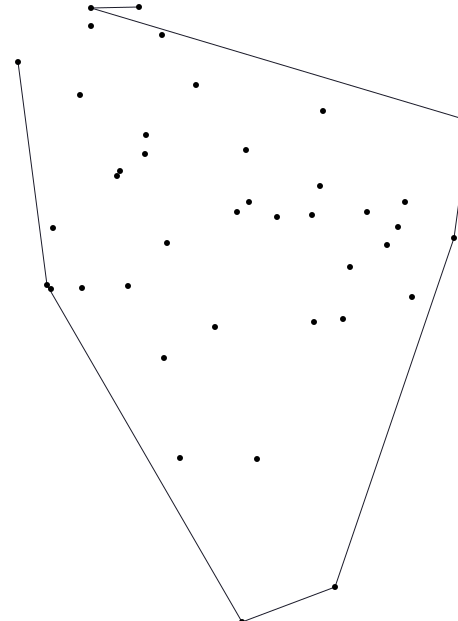

Source code (Python):
import random
import svgwrite

# normal distribution
norm_npoints = 500
mu = 200
sigmas = [10, 20, 50, 100] # std. deviation
offset = 100 # to see points with negative coords

# uniform
uni_npoints = 100
uni_range = 500

def render(sigma, lines, points):
    dwg = svgwrite.Drawing('hull_' + str(sigma) + '.svg', profile='tiny')
    stroke = svgwrite.rgb(10,10,16,'%')

    for f, t in lines:
        dwg.add(dwg.line(f, t, stroke=stroke))

    for p in points:
        dwg.add(dwg.circle(p, r = 3))

    dwg.save()

# See https://docs.python.org/3.4/library/random.html
def norm_rand_point(sigma):
    x = random.normalvariate(mu, sigma) + offset
    y = random.normalvariate(mu, sigma) + offset
    return round(x), round(y)

def uni_rand_point():
    x = random.randint(0, uni_range)
    y = random.randint(0, uni_range)
    return x, y

# Graham scan, http://en.wikipedia.org/wiki/Graham_scan
def orientation(p1, p2, p3):
    # >0    if p1, p2, p3 are cw
    # <0    if ccw
    #  0    if colinear
    return (p2[0] - p1[0])*(p3[1] - p1[1]) - (p2[1] - p1[1])*(p3[0] - p1[0])

def hull(points):
    points.sort(key=lambda p: p[1])
    top, bottom = [],[]
    for p in points:
        while len(top) > 1 and orientation(top[-2], top[-1], p) <= 0:
            top.pop()
        while len(bottom) > 1 and orientation(bottom[-2], bottom[-1], p) >= 0:
            bottom.pop()
        top.append(p)
        bottom.append(p)
    bottom.reverse()
    return top + bottom

# Run
def compute_and_render(sigma, points):
    h = hull(points)
    lines = []
    for i in range(len(h) - 1):
        lines.append((h[i], h[i+1]))

    render(sigma, lines, points)

for sigma in sigmas:
    points = [norm_rand_point(sigma) for _ in range(norm_npoints)]
    compute_and_render(sigma, points)

points = [uni_rand_point() for _ in range(uni_npoints)]
compute_and_render('uniform', points)
